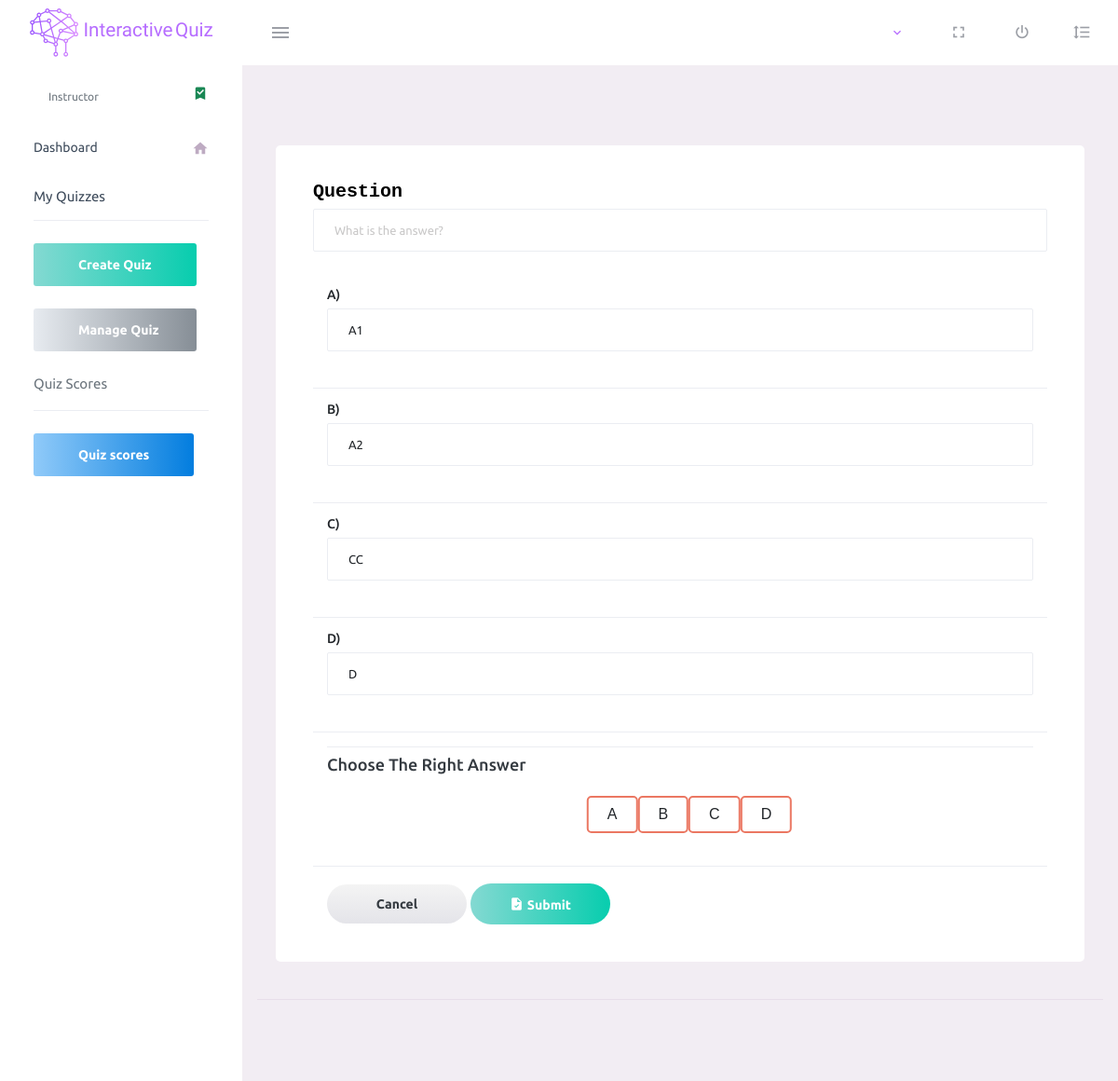
The app's page /IQ/dashboard/pages/forms/EditQuestion.php?edit=71 with its own data.
### tables this page shows
CREATE TABLE `answers` (
  `answer_id` int(11) NOT NULL,
  `Head` varchar(255) NOT NULL,
  `Question_id` int(255) NOT NULL
);

### IQ/dashboard/pages/forms/EditQuestion.php (the view, shortened to what this page needs)
<?php
include("../../../app/database/connect.php");
$IsTrueAndFalseQ = false;
if (isset($_GET['edit'])) {
    $QuestionId = $_GET['edit'];
    $sqlAnwers = "SELECT * FROM answers  WHERE  Question_Id='$QuestionId' ";
    $resultAns = $conn->query($sqlAnwers);
    if ($resultAns->num_rows === 4) {
        $rowAns = $resultAns->fetch_assoc();
        $AnswerAIs = $rowAns['Head'];
        $rowAns = $resultAns->fetch_assoc();
        $AnswerBIs = $rowAns['Head'];
        $rowAns = $resultAns->fetch_assoc();
        $AnswerCIs = $rowAns['Head'];
        $rowAns = $resultAns->fetch_assoc();
        $AnswerDIs = $rowAns['Head'];
    } elseif ($resultAns->num_rows === 2) {
        $rowAns = $resultAns->fetch_assoc();
        $AnswerAIs = $rowAns['Head'];
        $rowAns = $resultAns->fetch_assoc();
        $AnswerBIs = $rowAns['Head'];
        $IsTrueAndFalseQ = true;
    }
}
?>
<!DOCTYPE html>
<html lang="en">
<head>
    <link rel="stylesheet" href="../../assets/vendors/mdi/css/materialdesignicons.min.css">
    <link rel="stylesheet" href="../../assets/vendors/css/vendor.bundle.base.css">
    <link rel="stylesheet" href="../../assets/css/style.css">
</head>
<body>
    <div class="container-scroller">
        <?php include("nav.php") ?>
        <div class="container-fluid page-body-wrapper">
            <?php include("sidebar.php") ?>
            <div class="main-panel">
                <div class="content-wrapper">
                    <div class="page-header">
                        <nav aria-label="breadcrumb">
                            <ol class="breadcrumb">
                            </ol>
                        </nav>
                    </div>
                    <div class="row">
                        <div class="col-lg-12 grid-margin stretch-card">
                            <div class="card">
                                <div class="card-body">
                                    <table class="table">
                                        <thead>
                                            <tr>
                                                <form class="forms-sample">
                                                    <div class="form-group">
                                                    <div class="form-group">
                                                        <label for="Question" style="font-size:20px;font-family:monospace;font-weight:bold;color:black;">Question</label>
                                                        <input type="text" class="form-control" id="createQuestion" placeholder="What is the answer?" value="<?php echo $QuestionHead; ?>">
                                                    </div>
                                                </form>
                                            <tr>
                                                <th>
                                                    <form class="forms-sample">
                                                        <div class="form-group">
                                                            <label for="QusetionInputA">A)</label>
                                                            <input type="text" value="<?php echo $AnswerAIs; ?>" required class="form-control" id="AnswerA" <?php if ($IsTrueAndFalseQ === true)
                                                                                                                                                                echo 'disabled'; ?> placeholder="Answer A">
                                                        </div>
                                                    </form>
                                                </th>
                                            </tr>
                                            <th>
                                                <form class="forms-sample">
                                                    <div class="form-group">
                                                        <label for="exampleInputName1">B)</label>
                                                        <input type="text" value="<?php echo $AnswerBIs; ?>" required class="form-control" id="AnswerB" <?php if ($IsTrueAndFalseQ === true)
                                                                                                                                                            echo 'disabled'; ?> placeholder="Answer B">
                                                    </div>
                                                </form>
                                            </th>
                                            </tr>
                                            <?php if ($IsTrueAndFalseQ === false) : ?>
                                                <th id="QC">
                                                    <form class="forms-sample">
                                                        <div class="form-group">
                                                            <label for="exampleInputName1">C)</label>
                                                            <input type="text" value="<?php echo $AnswerCIs; ?>" required class="form-control" id="AnswerC" placeholder="Answer C">
                                                        </div>
                                                  </form>
                                                </th>
                                                <tr>
                                                    <th id="QD">
                                                        <form class="forms-sample">
                                                            <div class="form-group">
                                                                <label for="exampleInputName1">D)</label>
                                                                <input type="text" value="<?php echo $AnswerDIs; ?>" required class="form-control" id="AnswerD" placeholder="Answer D">
                                                        </div>
                                                </form>
                                                    </th>
                                                </tr>
                                            <?php endif; ?>
                                            <tr>
                                                <th>
                                                    <div class="template-demo">
                                                        <h4 class="card-title">Choose The Right Answer</h4>
                                                        <div class="radio-toolbar">
                                                            <?php if ($CorrectAns == 'A') : ?>
                                                                <input type="radio" required checked id="A" name="val" value="A" />
                                                                <label for="A">A</label>
                                                            <?php else : ?>
                                                                <label for="A">A</label>
                                                            <?php endif; ?>
                                                            <?php if ($CorrectAns == 'B') : ?>
                                                                <input type="radio" required checked id="B" name="val" value="B" />
                                                                <label for="B">B</label>
                                                            <?php else : ?>
                                                                <label for="B">B</label>
                                                            <?php endif; ?>
                                                            <?php if ($IsTrueAndFalseQ === false) : ?>
                                                                <?php if ($CorrectAns == 'C') : ?>
                                                                    <div id="but-c">
                                                                        <input type="radio" required checked id="C" name="val" value="C" />
                                                                        <label for="C">C</label>
                                                                    </div>
                                                                <?php else : ?>
                                                                    <div id="but-c">
                                                                        <label for="C">C</label>
                                                                    </div>
                                                                <?php endif; ?>
                                                                <?php if ($CorrectAns == 'D') : ?>
                                                                    <div id="but-d">
                                                                        <input type="radio" required checked id="D" name="val" value="D" />
                                                                        <label for="D">D</label>
                                                                    </div>
                                                                <?php else : ?>
                                                                    <div id="but-d">
                                                                        <label for="D">D</label>
                                                                    </div>
                                                                <?php endif; ?>
                                                            <?php endif; ?>
                                                        </div>
                                                    </div>
                                                </th>
                                            </tr>
                                        </thead>
                                    </table>
                                    <br>
                                    <div class="col-sm-10" style="margin-left: 0%;">
                                        <button style="margin-left: 15px;" id="cancel" class="btn btn-gradient-light btn-rounded btn-fw">Cancel</button>
                                        <button type="button" name="submit" id="update" class="btn btn-gradient-success btn-rounded btn-fw">
                                            <i class="mdi mdi-file-check btn-icon-prepend"></i>
                                            Submit</button>
                                    </div>
                                </div>
                            </div>
                        </div>
                        <footer class="footer">
                    </div>
                </div>
            </div>
        </div>
</body>
</html>

### IQ/dashboard/pages/forms/EditQuestion.php (style rules this page uses)
.radio-toolbar { background-color: white; width: max-content; padding: 10px 10px; position: relative; left: 50%; transform: translateX(-50%); display: flex; justify-content: space-around; }
.radio-toolbar label { font-size: 1.2em; }
.radio-toolbar { margin: 10px; display: flex; flex-wrap: wrap; justify-content: space-around; flex-grow: 2; }
.radio-toolbar label { display: inline-block; background-color: white; padding: 10px 20px; font-family: sans-serif, Arial; font-size: 16px; border: 2px solid rgb(235, 119, 98); border-radius: 5px; cursor: pointer; }

### records on screen
answers: Head "A1"
answers: Head "A2"
answers: Head "CC"
answers: Head "D"
